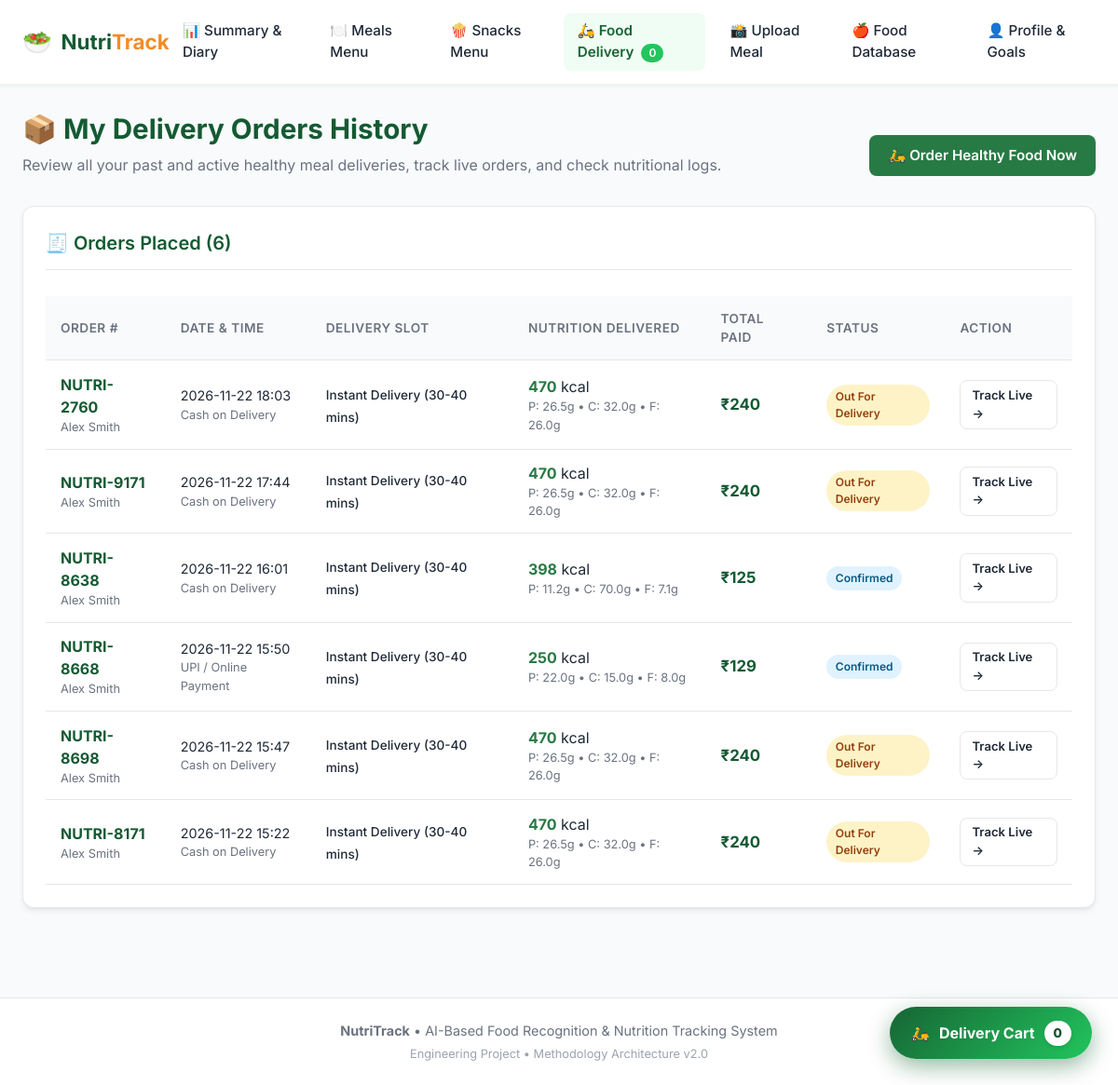
The page /orders on the database as committed earlier.
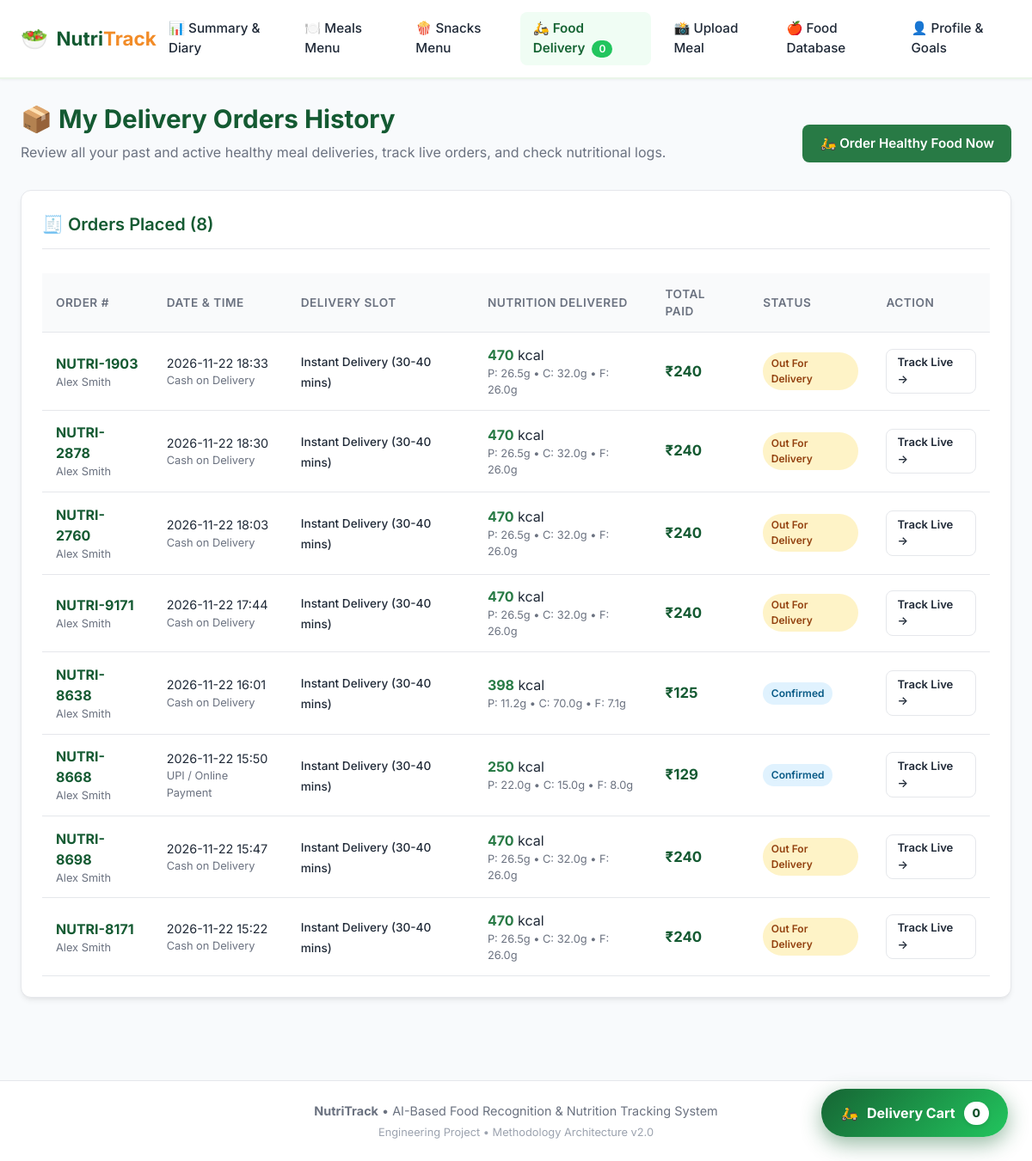
The same page on the database as committed later.
### tables this page shows
CREATE TABLE orders (
            id INTEGER PRIMARY KEY AUTOINCREMENT,
            order_number TEXT UNIQUE NOT NULL,
            user_id INTEGER NOT NULL DEFAULT 1,
            customer_name TEXT NOT NULL,
            phone TEXT NOT NULL,
            delivery_address TEXT NOT NULL,
            delivery_slot TEXT NOT NULL,
            payment_method TEXT NOT NULL DEFAULT 'Cash on Delivery',
            subtotal REAL NOT NULL,
            delivery_fee REAL NOT NULL DEFAULT 30.0,
            total_price REAL NOT NULL,
            total_calories REAL NOT NULL DEFAULT 0.0,
            total_protein REAL NOT NULL DEFAULT 0.0,
            total_carbs REAL NOT NULL DEFAULT 0.0,
            total_fat REAL NOT NULL DEFAULT 0.0,
            status TEXT NOT NULL DEFAULT 'Confirmed',
            rider_name TEXT DEFAULT 'Rahul Sharma',
            rider_phone TEXT DEFAULT '+91 98765 43210',
            estimated_delivery_time TEXT DEFAULT '30-40 mins',
            auto_logged INTEGER DEFAULT 1,
            created_at TIMESTAMP DEFAULT CURRENT_TIMESTAMP
        );

### app.py (the view)
@app.route("/orders", methods=["GET"])
def orders_history_view():
    orders = database.get_all_orders()
    return render_template(
        "orders.html",
        orders=orders,
        active_page="delivery"
    )

### database.py (called while the page is built)
def get_db_connection():
    conn = sqlite3.connect(DB_PATH)
    conn.row_factory = sqlite3.Row
    return conn

def get_all_orders():
    init_db()
    conn = get_db_connection()
    orders = conn.execute("SELECT * FROM orders ORDER BY id DESC").fetchall()
    conn.close()
    return orders

### templates/orders.html (shortened to what this page needs)
{% extends "base.html" %}
{% block content %}
<div class="page-header" style="display: flex; justify-content: space-between; align-items: flex-end; flex-wrap: wrap; gap: 1rem;">
    <div>
        <h1>📦 My Delivery Orders History</h1>
        <p>Review all your past and active healthy meal deliveries, track live orders, and check nutritional logs.</p>
    </div>
    <div>
        <a href="{{ url_for('delivery_view') }}" class="btn btn-primary">
            🛵 Order Healthy Food Now
        </a>
    </div>
</div>
<div class="card">
    <div class="card-header">
        <h2 class="card-title">🧾 Orders Placed ({{ orders|length }})</h2>
    </div>
    {% if orders %}
    <div style="overflow-x: auto;">
        <table class="data-table">
            <thead>
                <tr>
                    <th>Order #</th>
                    <th>Date & Time</th>
                    <th>Delivery Slot</th>
                    <th>Nutrition Delivered</th>
                    <th>Total Paid</th>
                    <th>Status</th>
                    <th>Action</th>
                </tr>
            </thead>
            <tbody>
                {% for o in orders %}
                <tr>
                    <td>
                        <strong style="color: var(--primary-dark);">{{ o.order_number }}</strong>
                        <div style="font-size: 0.8rem; color: var(--text-muted);">{{ o.customer_name }}</div>
                    </td>
                    <td>
                        <div style="font-size: 0.9rem;">{{ o.created_at[:16] if o.created_at else 'Recent' }}</div>
                        <div style="font-size: 0.8rem; color: var(--text-muted);">{{ o.payment_method }}</div>
                    </td>
                    <td>
                        <span style="font-size: 0.85rem; font-weight: 500;">{{ o.delivery_slot }}</span>
                    </td>
                    <td>
                        <span style="font-weight: 700; color: var(--primary);">{{ o.total_calories|round|int }}</span> kcal
                        <div style="font-size: 0.8rem; color: var(--text-muted);">
                            P: {{ o.total_protein }}g &bull; C: {{ o.total_carbs }}g &bull; F: {{ o.total_fat }}g
                        </div>
                    </td>
                    <td>
                        <strong style="font-size: 1.05rem; color: var(--primary-dark);">₹{{ o.total_price|round|int }}</strong>
                    </td>
                    <td>
                        <span class="badge {% if o.status == 'Delivered' %}badge-vegan{% elif o.status == 'Out for Delivery' %}badge-vegetarian{% else %}badge-all{% endif %}">
                            {{ o.status }}
                        </span>
                    </td>
                    <td>
                        <a href="{{ url_for('track_order_view', order_id=o.id) }}" class="btn btn-outline" style="padding: 0.35rem 0.75rem; font-size: 0.82rem;">
                            Track Live &rarr;
                        </a>
                    </td>
                </tr>
                {% endfor %}
            </tbody>
        </table>
    </div>
    {% endif %}
</div>
{% endblock %}

### templates/base.html (shortened to what this page needs)
<!DOCTYPE html>
<html lang="en">
<head>
    <link rel="stylesheet" href="{{ url_for('static', filename='css/style.css') }}">
</head>
<body>
    <header class="navbar">
        <div class="nav-container">
            <a href="{{ url_for('summary_view') }}" class="brand-logo">
                <span class="logo-icon">🥗</span>
                <span class="logo-text">Nutri<strong>Track</strong></span>
            </a>
            <nav class="nav-links">
                <a href="{{ url_for('summary_view') }}" class="nav-link {% if active_page == 'summary' %}active{% endif %}">
                    📊 Summary & Diary
                </a>
                <a href="{{ url_for('meals_view') }}" class="nav-link {% if active_page == 'meals' %}active{% endif %}">
                    🍽️ Meals Menu
                </a>
                <a href="{{ url_for('snacks_view') }}" class="nav-link {% if active_page == 'snacks' %}active{% endif %}">
                    🍿 Snacks Menu
                </a>
                <a href="{{ url_for('delivery_view') }}" class="nav-link {% if active_page == 'delivery' %}active{% endif %}" style="background: #f0fdf4; color: #166534; font-weight: 600; border-radius: 8px;">
                    🛵 Food Delivery <span id="nav_cart_badge" style="background: #22c55e; color: #fff; padding: 0.15rem 0.5rem; border-radius: 999px; font-size: 0.75rem; margin-left: 0.25rem;">0</span>
                </a>
                <a href="{{ url_for('upload_view') }}" class="nav-link {% if active_page == 'upload' %}active{% endif %}">
                    📸 Upload Meal
                </a>
                <a href="{{ url_for('database_view') }}" class="nav-link {% if active_page == 'database' %}active{% endif %}">
                    🍎 Food Database
                </a>
                <a href="{{ url_for('profile_view') }}" class="nav-link {% if active_page == 'profile' %}active{% endif %}">
                    👤 Profile & Goals
                </a>
            </nav>
        </div>
    </header>
    <main class="main-content">
        {% block content %}{% endblock %}
    </main>
    <a href="{{ url_for('delivery_view') }}" class="floating-cart-btn" id="floating_cart_btn" title="View Delivery Cart">
        <span>🛵</span>
        <span>Delivery Cart</span>
        <span class="floating-cart-badge" id="floating_cart_badge">0</span>
    </a>
    <footer class="footer">
        <div class="footer-container">
            <p><strong>NutriTrack</strong> &bull; AI-Based Food Recognition & Nutrition Tracking System</p>
            <p class="footer-sub">Engineering Project &bull; Methodology Architecture v2.0</p>
        </div>
    </footer>
</body>
</html>

### static/css/style.css (style rules this page uses)
:root { --primary: #287A45; --primary-dark: #145A32; --primary-light: #EAF5E9; --secondary: #F28C28; --secondary-light: #FFF1DF; --text-dark: #1f2937; --text-muted: #6b7280; --border: #e5e7eb; --card-bg: #ffffff; --bg-light: #f8fafc; --danger: #ef4444; --success: #10b981; --radius: 12px; --shadow: 0 4px 6px -1px rgba(0, 0, 0, 0.07), 0 2px 4px -2px rgba(0, 0, 0, 0.05); --shadow-lg: 0 10px 15px -3px rgba(0, 0, 0, 0.1), 0 4px 6px -4px rgba(0, 0, 0, 0.05); }
* { box-sizing: border-box; margin: 0; padding: 0; }
body { font-family: 'Inter', -apple-system, BlinkMacSystemFont, "Segoe UI", Roboto, sans-serif; background-color: var(--bg-light); color: var(--text-dark); line-height: 1.5; min-height: 100vh; display: flex; flex-direction: column; }
.navbar { background-color: #ffffff; border-bottom: 2px solid var(--primary-light); position: sticky; top: 0; z-index: 100; box-shadow: 0 1px 3px rgba(0, 0, 0, 0.05); }
.nav-container { max-width: 1200px; margin: 0 auto; padding: 0.9rem 1.5rem; display: flex; align-items: center; justify-content: space-between; }
.brand-logo { display: flex; align-items: center; gap: 0.6rem; text-decoration: none; color: var(--primary-dark); font-size: 1.4rem; font-weight: 700; }
.brand-logo .logo-icon { font-size: 1.6rem; }
.brand-logo strong { color: var(--secondary); }
.nav-links { display: flex; gap: 0.75rem; }
.nav-link { text-decoration: none; color: var(--text-dark); font-weight: 500; font-size: 0.95rem; padding: 0.5rem 0.9rem; border-radius: 8px; transition: all 0.2s ease; }
.nav-link.active { background-color: var(--primary); color: #ffffff; }
.main-content { flex: 1; max-width: 1200px; width: 100%; margin: 1.5rem auto; padding: 0 1.5rem; }
.page-header { margin-bottom: 2rem; }
.page-header h1 { font-size: 1.85rem; color: var(--primary-dark); font-weight: 700; display: flex; align-items: center; gap: 0.5rem; }
.page-header p { color: var(--text-muted); font-size: 1rem; margin-top: 0.25rem; }
.card { background: var(--card-bg); border-radius: var(--radius); padding: 1.5rem; box-shadow: var(--shadow); border: 1px solid var(--border); margin-bottom: 1.5rem; }
.card-header { border-bottom: 1px solid var(--border); padding-bottom: 0.85rem; margin-bottom: 1.25rem; display: flex; justify-content: space-between; align-items: center; }
.card-title { font-size: 1.25rem; font-weight: 600; color: var(--primary-dark); display: flex; align-items: center; gap: 0.5rem; }
.btn { display: inline-flex; align-items: center; justify-content: center; gap: 0.4rem; font-weight: 600; font-size: 0.95rem; padding: 0.65rem 1.25rem; border-radius: 8px; border: none; cursor: pointer; text-decoration: none; transition: all 0.2s ease; }
.btn-primary { background-color: var(--primary); color: #ffffff; }
.btn-outline { background-color: transparent; border: 1.5px solid var(--border); color: var(--text-dark); }
.data-table { width: 100%; border-collapse: collapse; margin-top: 0.5rem; }
.data-table th, .data-table td { padding: 0.85rem 1rem; text-align: left; border-bottom: 1px solid var(--border); }
.data-table th { background-color: #f9fafb; font-weight: 600; font-size: 0.85rem; color: var(--text-muted); text-transform: uppercase; letter-spacing: 0.5px; }
.badge { display: inline-block; padding: 0.25rem 0.6rem; font-size: 0.75rem; font-weight: 600; border-radius: 9999px; text-transform: capitalize; }
.badge-vegetarian { background-color: #fef3c7; color: #92400e; }
.badge-all { background-color: #e0f2fe; color: #075985; }
.footer { background-color: #ffffff; border-top: 1px solid var(--border); padding: 1.5rem 0; margin-top: 3rem; text-align: center; font-size: 0.9rem; color: var(--text-muted); }
.footer-sub { font-size: 0.8rem; margin-top: 0.25rem; color: #9ca3af; }
.floating-cart-btn { position: fixed; bottom: 1.75rem; right: 1.75rem; z-index: 990; background: linear-gradient(135deg, #166534 0%, #22c55e 100%); color: #ffffff; padding: 0.9rem 1.4rem; border-radius: 999px; box-shadow: 0 8px 24px rgba(22, 101, 52, 0.45); font-weight: 700; display: flex; align-items: center; gap: 0.65rem; cursor: pointer; text-decoration: none; border: none; font-size: 1rem; transition: transform 0.2s cubic-bezier(0.34, 1.56, 0.64, 1), box-shadow 0.2s; }
.floating-cart-badge { background: #ffffff; color: #14532d; padding: 0.2rem 0.6rem; border-radius: 999px; font-size: 0.85rem; font-weight: 800; box-shadow: 0 2px 4px rgba(0,0,0,0.1); }

Rows that differ between the two databases and show on the page:
added orders: order_number "NUTRI-1903", customer_name "Alex Smith", created_at "2026-11-22 18:33", payment_method "Cash on Delivery", delivery_slot "Instant Delivery (30-40 mins)", total_calories "470", total_protein "26.5", total_carbs "32.0", total_fat "26.0", total_price "240", status "Out For Delivery"
added orders: order_number "NUTRI-2878", customer_name "Alex Smith", created_at "2026-11-22 18:30", payment_method "Cash on Delivery", delivery_slot "Instant Delivery (30-40 mins)", total_calories "470", total_protein "26.5", total_carbs "32.0", total_fat "26.0", total_price "240", status "Out For Delivery"
Other text that changed with them:
{{ orders|length }}: "6" → "8"
